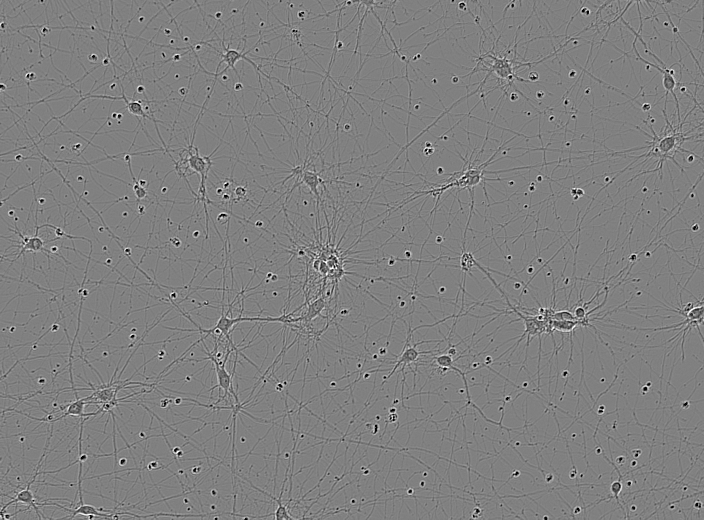
#> input picture hw5/image_for_anal.png, 704 x 520 px
$ jupyter execute hw_part1.ipynb
#> lines starting #> are read from the running program, lines starting #| are printed output that depends on the picture
## Biological Signals Analysis - Week 5 Homework Part 1 - SVD

### Due: Feb. 14, 2024

### Table of Contents:
- Math Questions about SVD
- Image Reconstruction using Singular Value Decomposition (SVD)
- Record Your Observations

### Math Questions about SVD

Let $A = U\Sigma V^T \in \mathbb{R}^{m \times n}$

where:

- The $i^{th}$ columns of $U$ and $V$ , respectively, are $u_i$ and $v_i$
- The $i^{th}$ largest singular value of $A$ is $\sigma_i$.
- The number of nonzero singular values of $A$ is $r$.

**Question 1:** Prove that the rank of $A$, $\text{rank}(A)$, is equal to $r$, the number of its nonzero singular values.

$A \in \mathbb{R}^{m \times n}$ can be decomposed into 3 matrices:

- $U$ is an $m \times m$ matrix, where the columns are orthogonal vectors of $A$'s column space.
- $V^T$ is the transpose of an $n \times n$ matrix, $V$, where the columns are orthogonal vectors of $A$'s row space.
- $\Sigma$ (Sigma)  is a diagonal matrix diagonal matrix with singular values $\sigma_1, \sigma_2, ..., \sigma_p$ on the diagonal ($p = \min(m,n)$), where the first $r$ singular values are positive ($\sigma_1 \geq \sigma_2 \geq ... \geq \sigma_r > 0$) and the rest are zero.

$\text{rank}(A) = \text{dim}(\text{Col}(A))$, where $\text{Col}(A)$ represents the column space of $A$. This corresponds to the maximum number of linearly independent columns of $A$.

$\text{rank}(\Sigma) = r$ because it has $r$ nonzero entries on its diagonal, which are linearly independent.

For orthogonal matrices $U$ and $V$, $\text{rank}(U\Sigma V^T) = \text{rank}(\Sigma)$ since orthogonal transformations preserve linear independence and vector space dimensions.

Therefore, $\text{rank}(A) = \text{rank}(\Sigma) = r$

Suppose we need to solve the linear system of equations $Ax \approx b$ in the least squares sense. Namely, we wish to minimize $\|b - Ax\|_2^2$.

**Question 2:** Prove that $x_{LS} = V\Sigma^{\dagger}U^Tb = A^{\dagger}b$, where $Q^{\dagger}$ denotes the pseudo-inverse of $Q$.

To prove that $x_{LS} = V\Sigma^{\dagger}U^Tb = A^{\dagger}b$, where $Q^{\dagger}$ denotes the pseudo-inverse of $Q$, we'll utilize the properties of Singular Value Decomposition (SVD).

Given that $A = U \Sigma V^T$ is the singular value decomposition of $A$, where $U$ and $V$ are orthogonal matrices and $Sigma$ is a diagonal matrix containing the singular values of $A$, we can express the pseudo-inverse $A^{\dagger}$ as $A^{\dagger}$ =$V\Sigma^{\dagger}U^T$, where $Sigma^{\dagger}$ is obtained by taking the reciprocal of non-zero singular values in $Sigma$ and transposing the result.

Now, let's start by expressing the least squares solution $x_{LS}$:

$ x_{LS} = \text{argmin}_x \|b - Ax\|_2^2 $

Expanding the expression and taking its derivative with respect to $x$ to find the minimum, we have:

$
\begin{aligned}
\frac{\partial \|b - Ax\|_2^2}{\partial x} &= \frac{\partial (b - Ax)^T(b - Ax)}{\partial x} \\
&= \frac{\partial (b^Tb - 2b^TAx + x^TA^TAx)}{\partial x} \\
&= -2A^Tb + 2A^TAx
\end{aligned}
$

Setting the derivative equal to zero to find the minimum, we get:

$
2A^TAx = 2A^Tb
$

Dividing both sides by 2 and multiplying by $A^TA^{-1}$ (assuming $A^TA$ is invertible), we get:

$
x = (A^TA)^{-1}A^Tb = A^{\dagger}b
$

Therefore, $x_{LS} = A^{\dagger}b$.

This is equivalent to the expression $x_{LS} = V\Sigma^{\dagger}U^Tb$ because $A^{\dagger} = V\Sigma^{\dagger}U^T$.

Hence, $x_{LS} = V\Sigma^{\dagger}U^Tb$.

### Image Reconstruction using Singular Value Decomposition (SVD)

In this exercise, you will explore the impact of SVD rank on image reconstruction. You will select an image from the kaggle dataset you've already downloaded last week, and apply SVD with various ranks to reconstruct the image. This process will help you understand the balance between compression (lower storage) and image quality.

#### Instructions

##### 1. Select an Image
First, select an image from the dataset to work with.

##### 2. Apply SVD with Different Ranks
Apply Singular Value Decomposition (SVD) to the selected image with the following ranks: `3, 10, 20, 50, 100`.

For each specified rank, reconstruct the image using only the top-k singular values and vectors. You can do this by modifying the S matrix to zero out all but the top-k singular values and then performing matrix multiplication to get the reconstructed image.

[cell 1]
import scipy.signal
import numpy as np
import matplotlib.pyplot as plt
from scipy import linalg
from skimage import io
import cv2


image = cv2.imread(r"image_for_anal.png")
#> image is the input picture: shape (520, 704, 3); min 3, max 255, mean 128

if len(image) and image.shape[2]== 3:
    gray_image = cv2.cvtColor(image, cv2.COLOR_BGR2GRAY)
else:
    gray_image= image

U, s, V = linalg.svd(gray_image)
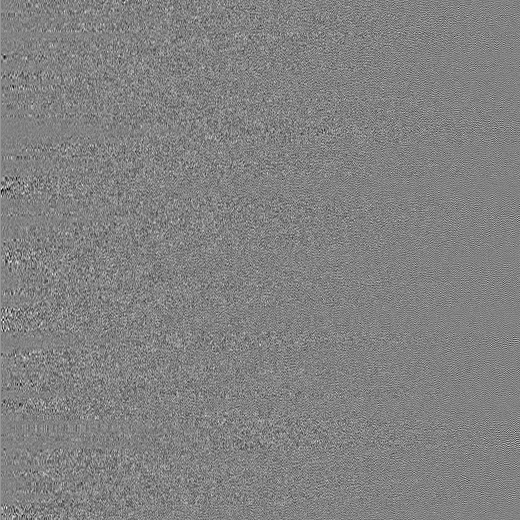
#> U: shape (520, 520) float32; min -0.278, max 0.267, mean 8.37e-05; drawn with min black and max white
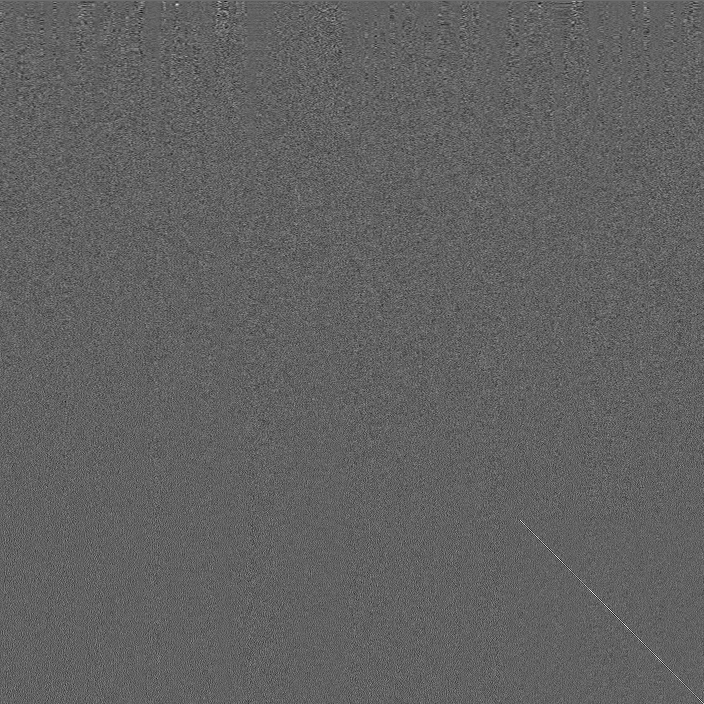
#> V: shape (704, 704) float32; min -0.265, max 0.425, mean 5.36e-05; drawn with min black and max white
#> s = 520 values, max 77457 at index 0, min 15.16 at index 519, mean 434.1
num_of_ranks = [3,10,20,50,100]

plt.figure(figsize=(8,4))
plt.imshow(gray_image, cmap = 'gray')
plt.title('Original Image')
plt.axis('off')
for idx, curr_rank in enumerate(num_of_ranks):
    curr_sigmas = s.copy()
    curr_sigmas[curr_rank:]=0
    S= linalg.diagsvd(curr_sigmas,U.shape[1],V.shape[1])
    approx_image= U @ S @ V
    plt.figure(figsize=(8,4))
    plt.imshow(approx_image, cmap = 'gray')
    plt.title('Rank {}'.format(curr_rank))
    plt.axis('off')
    if curr_rank == 50:
        constructed_image = approx_image
#> this loop made 5 passes
#> pass 1, `approx_image= U @ S @ V`:
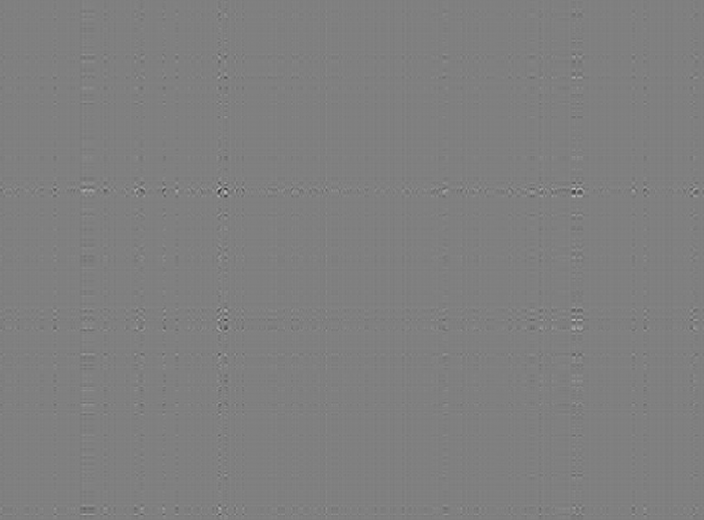
#> approx_image: shape (520, 704) float32; min 46.21, max 197.5, mean 128

plt.tight_layout()
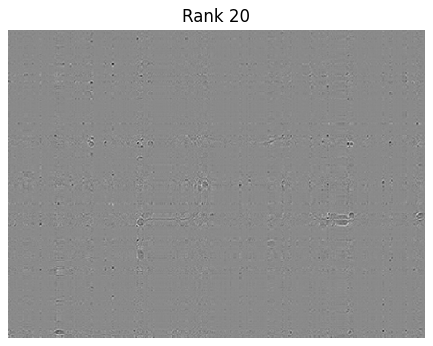
#> figure drawn by matplotlib, 1 panel
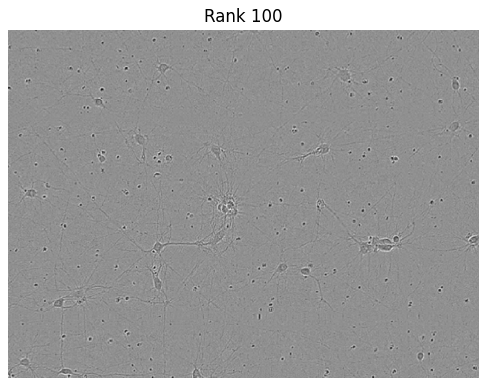
#> figure drawn by matplotlib, 1 panel

### Record Your Observations

After reconstructing the images with different ranks, observe and note how the choice of rank affects the reconstruction. Consider the following:

How does the image clarity change with increasing rank?
At which rank do you observe the best balance between noise reduction and image detail?

The higher the rank used in the approximation, the closer the result is to the original image, and the image clarity is better.
On the other hand,at lower rank, only essential features of the image show up.

I think at rank 50 best balance between noise reduction and image detail is achieved.

### Choose the Best Rank

Based on your observations, select a rank that you believe offers the best trade-off between noise, storage, and image quality. This rank does not necessarily have to be one of the ranks you previously computed. Reconstruct the image at this rank and explain why you chose it, considering factors like storage implications and visual fidelity. Record your observations.

[cell 2]
plt.figure(figsize=(8,4))
plt.imshow(constructed_image, cmap = 'gray')
plt.title('Chosen Rank 50')
plt.axis('off')
#> Out = (-0.5, 703.5, 519.5, -0.5)
